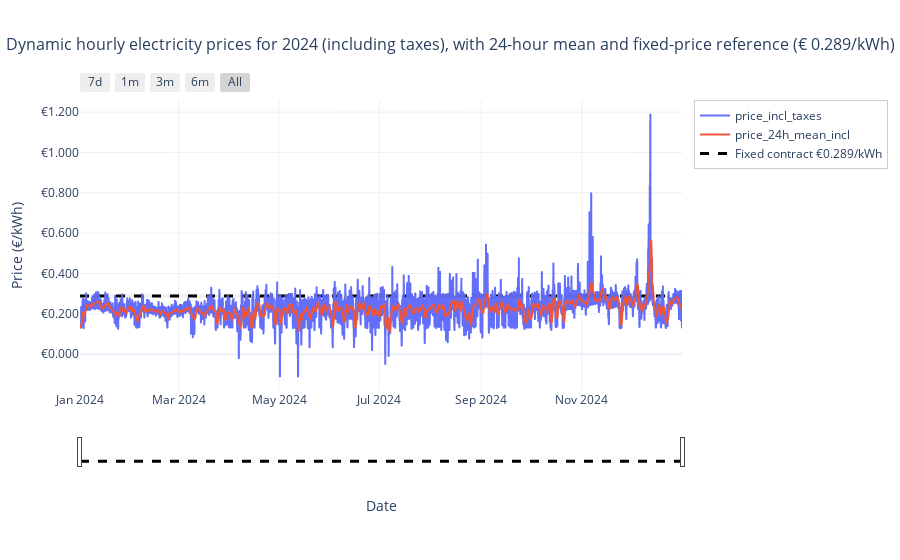

Notebook cell for this chart:
### Markdown cell above
## 2. Dynamic versus Fixed Electricity Prices During the Year

### Objective

The objective of this analysis is to examine how dynamic electricity prices evolve throughout 2024 and to compare them with a fixed-price electricity contract.  
This comparison provides insight into how price volatility and seasonal variation influence potential EV charging costs under both contract types.

---

### Approach

Hourly electricity price data for 2024 were obtained from [jeroen.nl](https://jeroen.nl/account/feeds) and adjusted to include all applicable taxes and surcharges.  
The dataset contains 8,760 hourly observations, covering the full year of dynamic pricing in the Netherlands.

To identify broader seasonal trends and reduce short-term volatility, a 24-hour rolling mean was calculated.  
This smoothed trend line highlights periods when dynamic prices consistently remain above or below the fixed rate.

As a benchmark, a fixed contract rate of €0.289/kWh (including taxes) was used.  
This rate is based on the article “Dit zijn de nieuwe energietarieven per 1 december 2023” from [energievergelijk.nl](https://www.energievergelijk.nl/nieuws/dit-zijn-de-nieuwe-energietarieven-per-1-december-2023-stroom-en-gas),  
representing a typical one-year fixed-rate energy plan available at the end of 2023.

---

### Result

### Code cell
import pickle

# Load and show the saved figure
with open("Coding finished/HourlyDistribution.pkl", "rb") as f:
    fig = pickle.load(f)

# Add a title before showing
fig.update_layout(
    title=(
        "Dynamic hourly electricity prices for 2024 (including taxes), "
        "with 24-hour mean and fixed-price reference (€ 0.289/kWh)"
    ),
    title_x=0.5,  # center the title
    title_font=dict(size=16),
)

fig.show()

### Figure 1 — Plotly figure (JSON) as saved in the notebook; plotly's stock layout.template omitted (floating-point values rounded to 4 significant figures; data arrays with more than 128 entries replaced by an {"elided": "..."} marker saying what was removed)
{"data": [{"hovertemplate": "%{x|%Y-%m-%d %H:%M}<br>€%{y:.3f}", "legendgroup": "price_incl_taxes", "line": {"color": "#636efa", "dash": "solid"}, "marker": {"symbol": "circle"}, "mode": "lines", "name": "price_incl_taxes", "showlegend": true, "type": "scattergl", "x": {"elided": "8783 str values"}, "xaxis": "x", "y": {"elided": "8783 float values"}, "yaxis": "y"}, {"hovertemplate": "%{x|%Y-%m-%d %H:%M}<br>€%{y:.3f}", "legendgroup": "price_24h_mean_incl", "line": {"color": "#EF553B", "dash": "solid"}, "marker": {"symbol": "circle"}, "mode": "lines", "name": "price_24h_mean_incl", "showlegend": true, "type": "scattergl", "x": {"elided": "8783 str values"}, "xaxis": "x", "y": {"elided": "8783 float values"}, "yaxis": "y"}, {"hovertemplate": "Fixed contract: €0.289/kWh<extra></extra>", "line": {"color": "black", "dash": "dash", "width": 3}, "mode": "lines", "name": "Fixed contract €0.289/kWh", "type": "scatter", "x": ["2024-01-01T00:00:00", "2024-12-31T23:00:00"], "y": [0.289, 0.289]}], "layout": {"hovermode": "x unified", "legend": {"bgcolor": "rgba(255,255,255,0.8)", "bordercolor": "rgba(0,0,0,0.2)", "borderwidth": 1, "title": {"text": ""}, "tracegroupgap": 0}, "shapes": [{"fillcolor": "rgba(0, 0, 0, 0.05)", "line": {"width": 0}, "type": "rect", "x0": 0, "x1": 1, "xref": "x domain", "y0": 0.279, "y1": 0.299, "yref": "y"}], "title": {"font": {"size": 16}, "text": "Dynamic hourly electricity prices for 2024 (including taxes), with 24-hour mean and fixed-price reference (€ 0.289/kWh)", "x": 0.5}, "xaxis": {"anchor": "y", "domain": [0, 1], "rangeselector": {"buttons": [{"count": 7, "label": "7d", "step": "day", "stepmode": "backward"}, {"count": 1, "label": "1m", "step": "month", "stepmode": "backward"}, {"count": 3, "label": "3m", "step": "month", "stepmode": "backward"}, {"count": 6, "label": "6m", "step": "month", "stepmode": "backward"}, {"label": "All", "step": "all"}]}, "rangeslider": {"visible": true}, "title": {"text": "Date"}, "type": "date"}, "yaxis": {"anchor": "x", "domain": [0, 1], "tickformat": ".3f", "tickprefix": "€", "title": {"text": "Price (€/kWh)"}}}}
